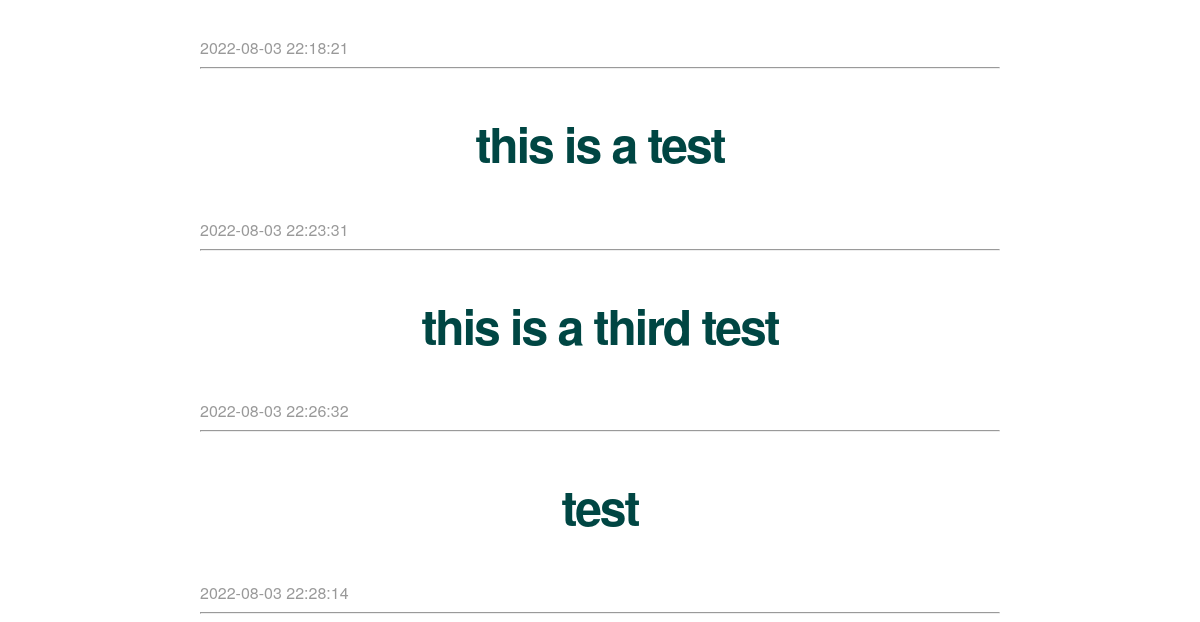
Before: / (lower part) with the older database file.
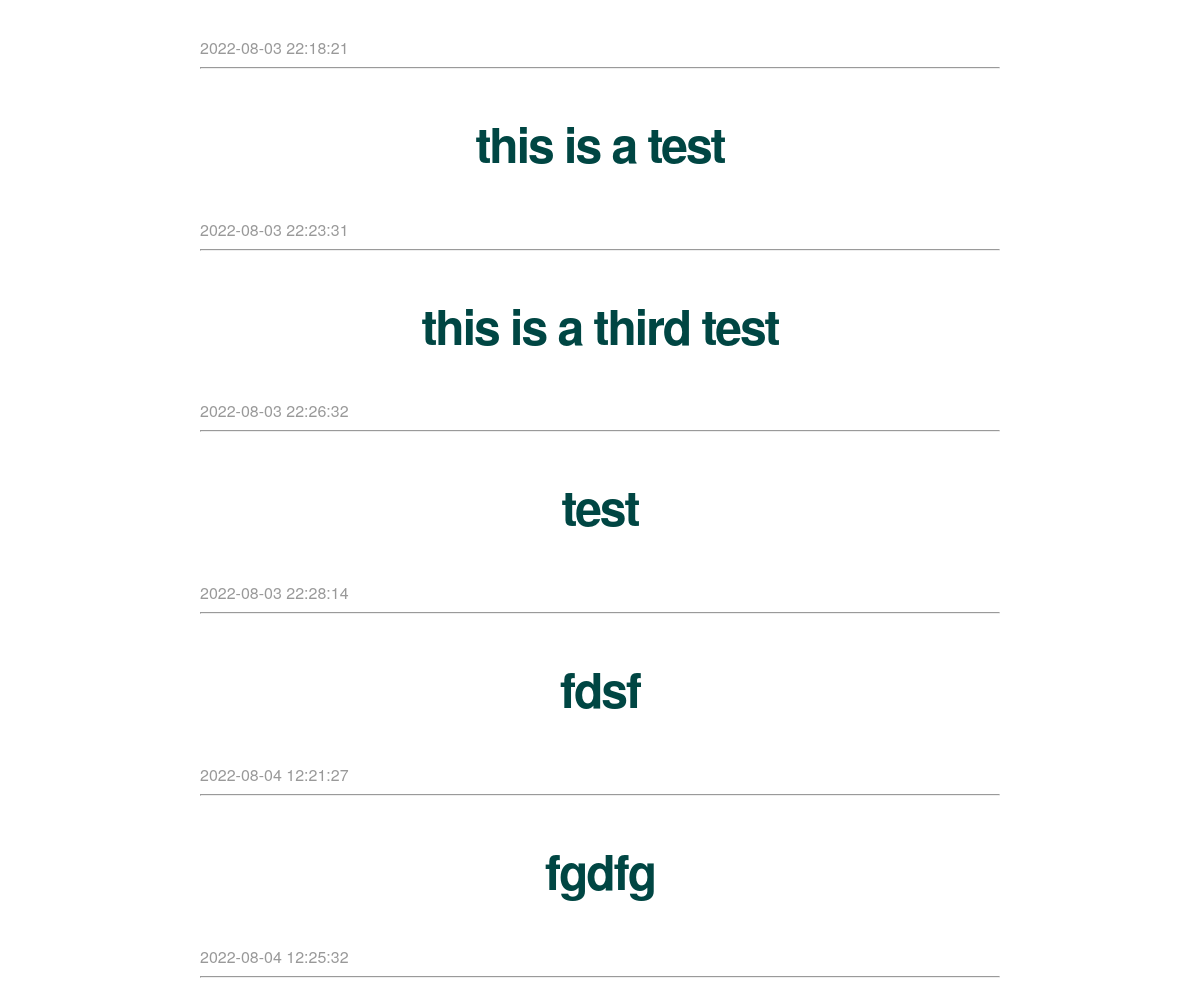
After: the same page with the newer database file.
### tables this page shows
CREATE TABLE posts (
    id INTEGER PRIMARY KEY AUTOINCREMENT,
    created TIMESTAMP NOT NULL DEFAULT CURRENT_TIMESTAMP,
    title TEXT NOT NULL,
    content TEXT NOT NULL
);

### app.py (the view)
@app.route('/')
def index():
    connection = get_db_connection()
    posts = connection.execute('SELECT * FROM posts').fetchall()
    connection.close()
    return render_template('index.html', posts=posts)

### app.py (called while the page is built)
def get_db_connection():
    global connection_count
    connection = sqlite3.connect('database.db')
    connection.row_factory = sqlite3.Row
    connection_count += 1
    return connection

### templates/index.html (shortened to what this page needs)
{% extends 'base.html' %}
{% block content %}
    {% for post in posts %}
        <a class="post" href="{{ url_for('post', post_id=post['id']) }}">
            <h2>{{ post['title'] }}</h2>
        </a>
        <span class="timestamp">{{ post['created'] }}</span>
        <hr>
    {% endfor %}
{% endblock %}

Changed rows visible on the page:
added posts: title "fdsf", created "2022-08-04 12:21:27"
added posts: title "fgdfg", created "2022-08-04 12:25:32"
